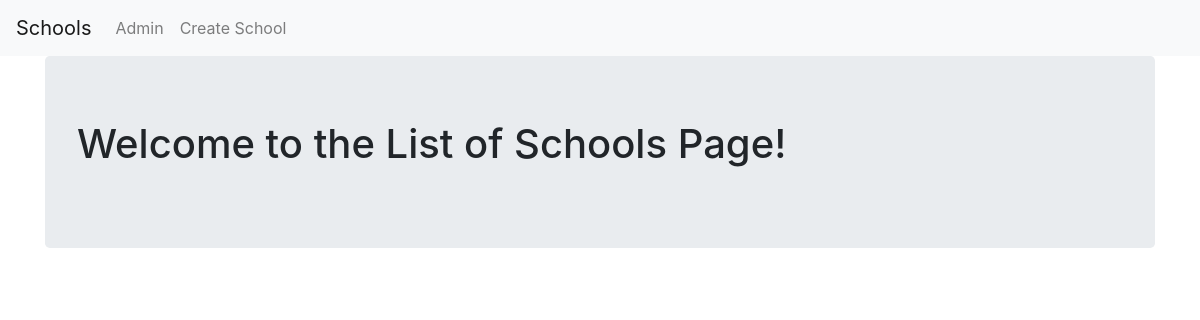
The app's page /basic_app/, older data.
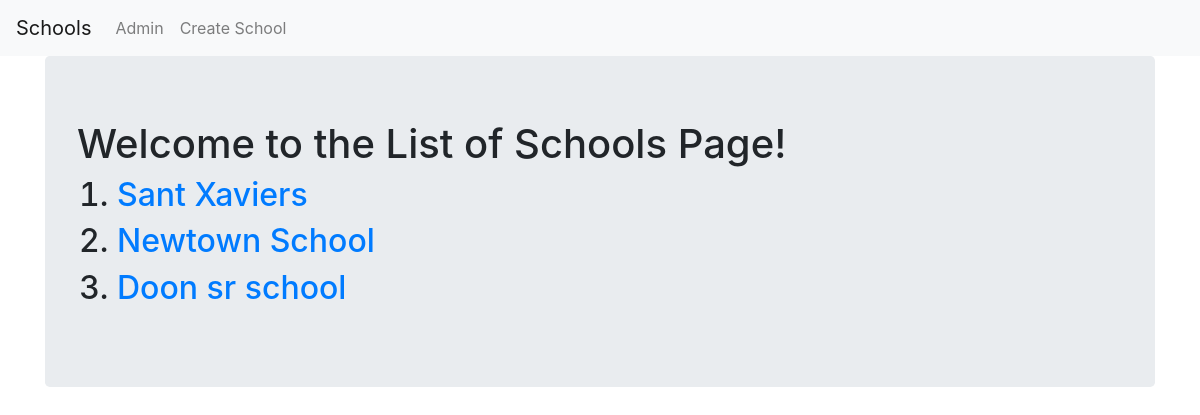
The same page, newer data.
### basic_app/models.py (models this page shows, shortened)
class School(models.Model):
    name = models.CharField(max_length=256)
    principal = models.CharField(max_length=256)
    location = models.CharField(max_length=256)

### basic_app/views.py (the view)
# urls.py: path('',views.SchoolListView.as_view(),name='list'),
class SchoolListView(ListView):
    model = models.School

### basic_app/templates/basic_app/school_list.html
{% extends "basic_app/basic_app_base.html" %}
{% block body_block %}
  <div class="jumbotron">
    <h1>Welcome to the List of Schools Page!</h1>
      <ol>
        {% for school in school_list %}
          <h2><li><a href="{{school.id}}/">{{school.name}} </a></li></h2>
        {% endfor %}
      </ol>
  </div>
{% endblock %}

Row changes from the older to the newer data that the page shows:
added School: name "Sant Xaviers"
added School: name "Newtown School"
added School: name "Doon sr school"
